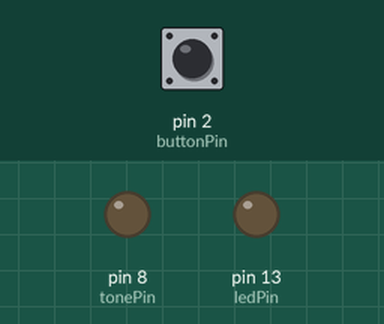
This sketch was run on a simulated Arduino Uno, built with avr-gcc and run on an emulated ATmega328P. Parts: output pins drawn as LEDs (lit = HIGH). Dashed ring = blinking. The inputs (shaded band) are chosen by the test bench; at power-on: pin 2 (buttonPin) HIGH. What the sketch prints to the serial monitor is not drawn.

Above: at 1.8 s.
1.9 s: pin 2 (buttonPin) pulled LOW for 0.15 s
At 1.99 s:
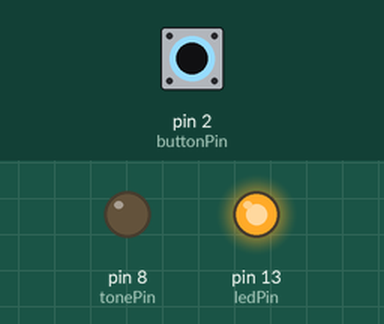
3.5 s: pin 2 (buttonPin) pulled LOW for 1 s
At 5.6 s:
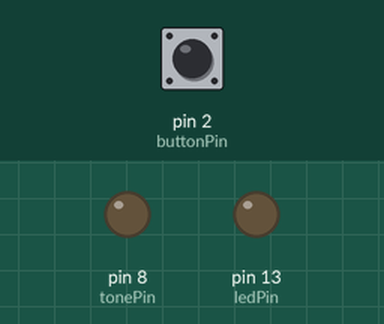
6.7 s: pin 2 (buttonPin) pulsed LOW 2 times (0.12 s each, 0.3 s apart)
At 6.77 s:
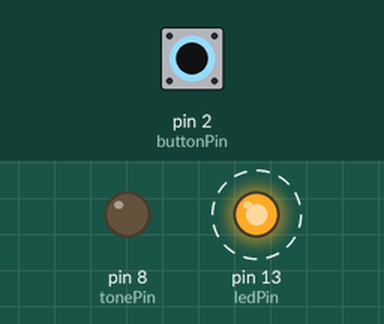
9.3 s: pin 2 (buttonPin) pulsed LOW 5 times (0.12 s each, 0.3 s apart)
At 11.5 s:
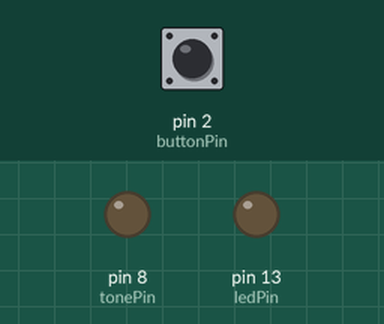
Timing chart, 0 to 13.0 s (numbered marks = the images above; inputs shaded):
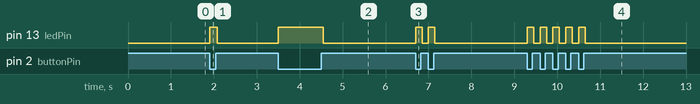

Measured:
- after the input at 1.9 s, pin 13 (ledPin): LOW → HIGH at once, → LOW 0.18 s later
- after the input at 3.5 s, pin 13 (ledPin): LOW → HIGH at once, → LOW 1.1 s later
- after the input at 6.7 s, pin 13 (ledPin): alternates HIGH for 0.15 s and LOW for 0.15 s, 4 changes in all, then stays LOW, starting at once
- after the input at 9.3 s, pin 13 (ledPin): alternates HIGH for 0.15 s and LOW for 0.15 s, 10 changes in all, then stays LOW, starting at once

The sketch:

SOS_Lesen.ino
```cpp
// morse-decode-encode
// by Oompah
// March 3 2023
// credit to "Programming Arduino" by Simon Monk, (c)2016
// for some of the code lines
//
// Either Key in a Morse code sequence using the button to decode,
// or click in the field in the Serial Monitor, and
// type letters followed by Enter to encode into Morse code.
// The LED while you key in the sequence.
// This sketch decodes sequences with letters or numbers
// and prints them to the serial monitor.
// A beep sounds and "?" prints for unrecognized sequences.
//
// To learn Morse Code, type a word in the Serial Monitor,
// Then try keying in the same word as you heard it.
// Tips:
//   Keep dots short, and dashes long.
//   Leave a short space after letters.
//   Leave a longer space after words.
//   Try to make nice clean presses and releases.
//
// Circuit:
// Piezo buzzer or speaker connects to pin 2 and ground
// Button connects between pin 8 and ground
// LED (+) to pin 13, (-) 220 Ohm resistor to ground
//
int tonePin = 8;  //D8
int toneFreq = 1000;
int ledPin = 13;    //D13
int buttonPin = 2;  //D2
int debounceDelay = 30;

int dotLength = 240;
// dotLength = basic unit of speed in milliseconds
// 240 gives 5 words per minute (WPM) speed.
// WPM = 1200/dotLength.
// For other speeds, use dotLength = 1200/(WPM)
//
// Other lengths are computed from dot length
int dotSpace = dotLength;
int dashLength = dotLength * 3;
int letterSpace = dotLength * 3;
float wpm = 1200. / dotLength;

int resetLength = 2000;

int t1, t2, onTime, gap;
bool newLetter, newWord, letterFound;
// int lineLength = 0;
// int maxLineLength = 20;

char* letters[] = {
  ".-", "-...", "-.-.", "-..", ".", "..-.", "--.", "....", "..",    // A-I
  ".---", "-.-", ".-..", "--", "-.", "---", ".--.", "--.-", ".-.",  // J-R
  "...", "-", "..-", "...-", ".--", "-..-", "-.--", "--.."          // S-Z
};


char* numbers[] = {
  "-----", ".----", "..---", "...--", "....-",  //0-4
  ".....", "-....", "--...", "---..", "----."   //5-9
};

String dashSeq = "";
String GesResult = "";
char keyLetter, ch;
int i, index;

void setup() {
  delay(500);
  pinMode(ledPin, OUTPUT);
  pinMode(tonePin, OUTPUT);
  pinMode(buttonPin, INPUT_PULLUP);
  Serial.begin(9600);
  WriteStartScreen();

  //if false, do NOT check for end of letter gap
  newLetter = false;
  //if false, do NOT check for end of word gap
  newWord = false;
}

void loop() {

  if (digitalRead(buttonPin) == LOW)  //button is pressed
  {
    newLetter = true;
    newWord = true;
    t1 = millis();               //time at button press
    digitalWrite(ledPin, HIGH);  //turn on LED and tone
    delay(debounceDelay);

    while (digitalRead(buttonPin) == LOW)  // wait for button release
    {
      delay(debounceDelay);
    }

    delay(debounceDelay);

    t2 = millis();              //time at button release
    onTime = t2 - t1;           //length of dot or dash keyed in
    digitalWrite(ledPin, LOW);  //torn off LED and tone

    //check if dot or dash
    if (onTime <= dotLength * 1.5)  //allow for 50% longer
    {
      dashSeq += ".";
    }  //build dot/dash sequence
    else if (onTime >= resetLength) {
      DoReset();
    } else {
      dashSeq += "-";
    }
  }  //end button press section

  // look for a gap >= letterSpace to signal end letter
  // end of letter when gap >= letterSpace
  gap = millis() - t2;

  if (newLetter == true && gap >= letterSpace) {
    //check through letter sequences to find matching dash sequence

    letterFound = false;
    keyLetter = 63;  //char 63 is "?"

    for (i = 0; i <= 25; i++) {
      if (dashSeq == letters[i]) {
        keyLetter = i + 65;
        GesResult += keyLetter;
        letterFound = true;
        break;  //don't keep checking if letter found
      }
    }

    Serial.print(keyLetter);

    if (letterFound == false)  //buzz for unknown key sequence
    {
      Serial.print("unbekannte key sequenz");
    }

    newLetter = false;  //reset
    dashSeq = "";
  }

  // Der Schlüsselbuchstabe wurde identifiziert und gedruckt
  // Wenn die Lücke >= Wortabstand ist, fügen Sie einen Zwischenraum zwischen den Wörtern ein
  // Verlängern Sie den Wortabstand um 50%, um Variationen zu ermöglichen

  int index = GesResult.indexOf("SOS");
  if (index != -1) {
    Serial.println("");
    Serial.println("SOS Gefunden");
    GesResult = "";

    // ************************************************************************
    // ************************************************************************
    // Hier die Aktion einbinden, die ausgeführt werden soll, wenn die SOS per Taster eingegeben wurde
    // ************************************************************************
    // ************************************************************************
  }
}

//*************************************************************

void DoReset() {
  newLetter = false;
  newWord = false;
  GesResult = "";
  Serial.println("Reset");
  delay(100);
  WriteStartScreen();
  return;
}

// Schreibt die Startmeldungen auf den Serial Monitor
void WriteStartScreen() {
  Serial.println();
  Serial.println("-------------------------------");
  Serial.println("SOS Recognition");
  Serial.print("Speed=");
  Serial.print(wpm);
  Serial.print("wpm, ");
  Serial.print("dot=");
  Serial.print(dotLength);
  Serial.println("ms");

  Serial.println("For reset, hold the button for");
  Serial.print(resetLength);
  Serial.println(" milliseconds");
  Serial.println("-------------------------------");
  Serial.println("Ready");
}

void flashSequence(char* sequence) {
  int i = 0;
  while (sequence[i] == '.' || sequence[i] == '-') {
    flashDotOrDash(sequence[i]);
    i++;
  }
}

void flashDotOrDash(char dotOrDash) {
  digitalWrite(ledPin, HIGH);
  tone(tonePin, toneFreq);
  if (dotOrDash == '.') {
    delay(dotLength);
  } else {
    delay(dashLength);
  }

  digitalWrite(ledPin, LOW);
  noTone(tonePin);
  delay(dotLength);
}

//--- end of sketch ---
```
